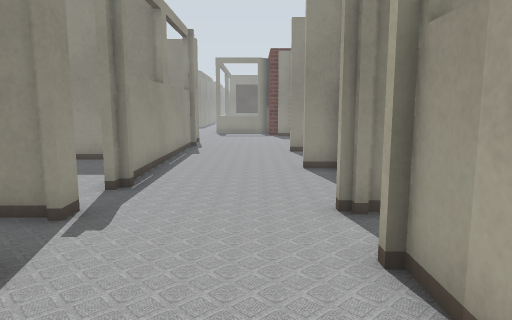
view 1 (above)

21 first-person views from a walk through a world built for the Gazebo simulator. The camera is 0.94 m above the floor, tilts 8° down and sees 70° across. Floor lines are 1 m apart. The floor is counted in squares, 0.5 m on a side. Each view is taken from the middle of a square. On the plan, view 1 faces up. The plan holds only what a view shows up to about 18 squares ahead; the rest is blank. The place goes on beyond the plan. The robots in the file are not drawn. Gazebo's built-in surfaces are drawn with simple patterns. Simple shapes stand in for some stock models. Some surface patterns are stand-ins.

view 2
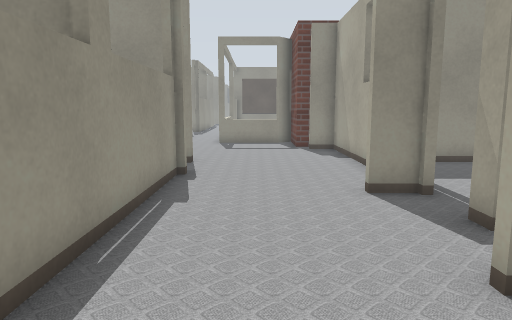

view 3
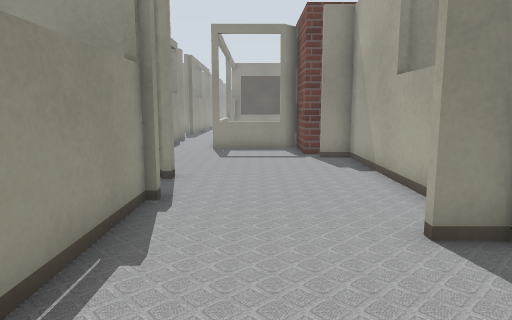

view 4
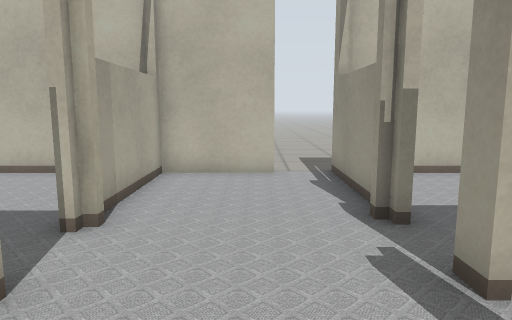

view 5
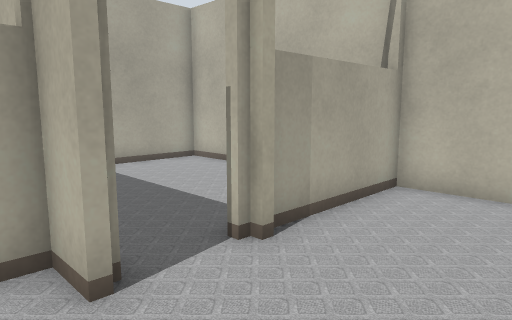

view 6
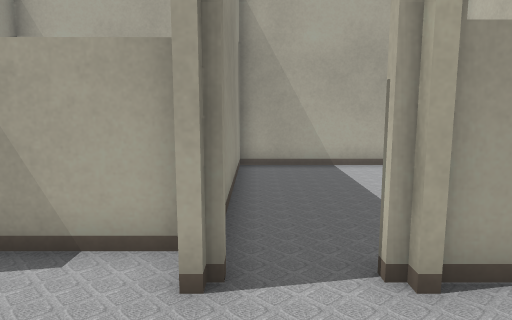

view 7
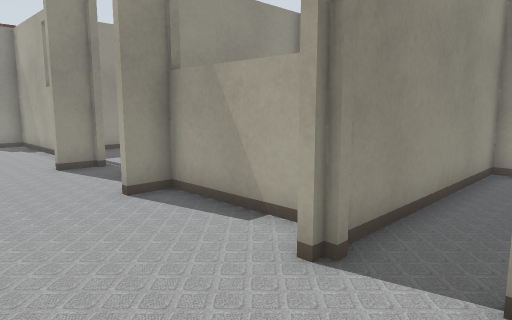

view 8
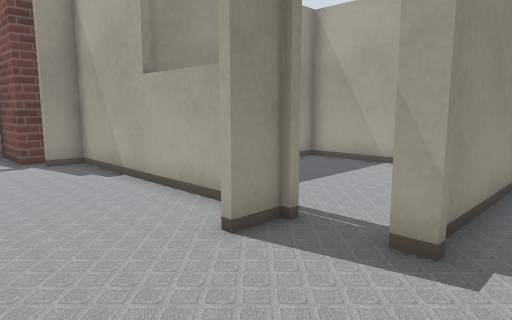

view 9
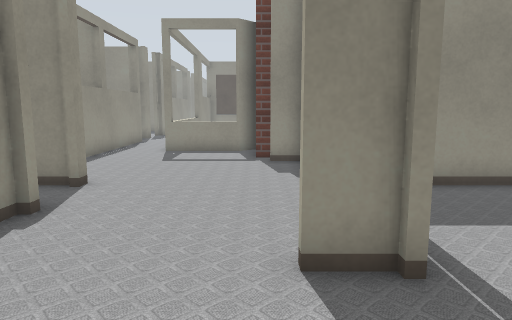

view 10
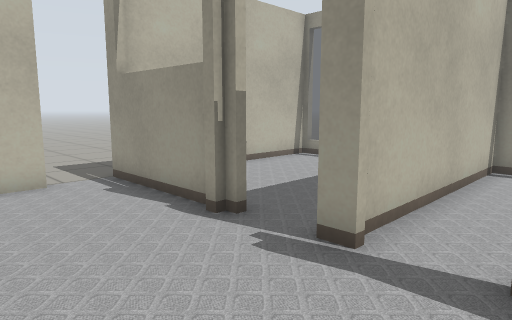

view 11
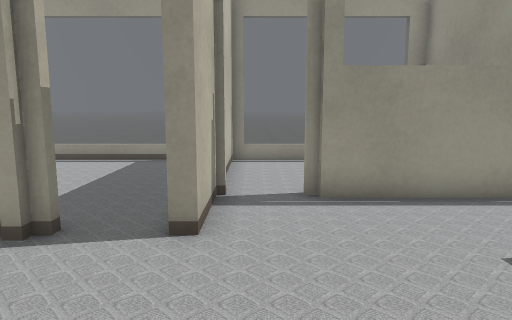

view 12
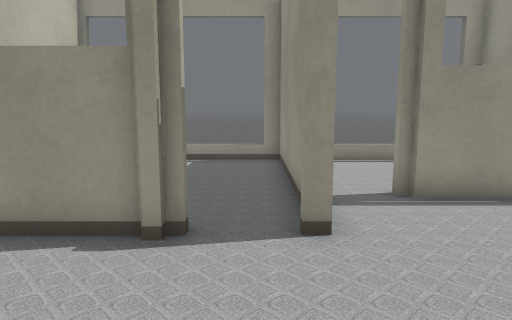

view 13
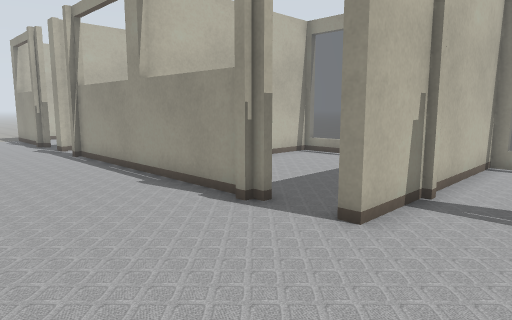

view 14
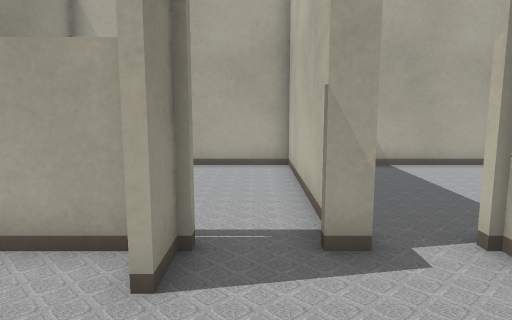

view 15
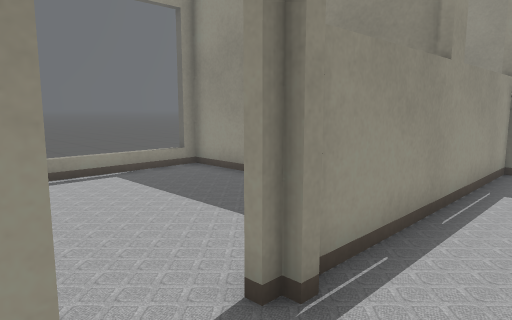

view 16
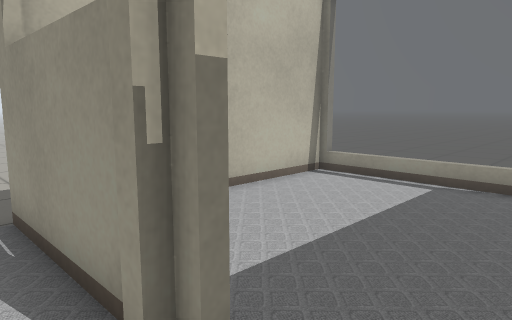

view 17
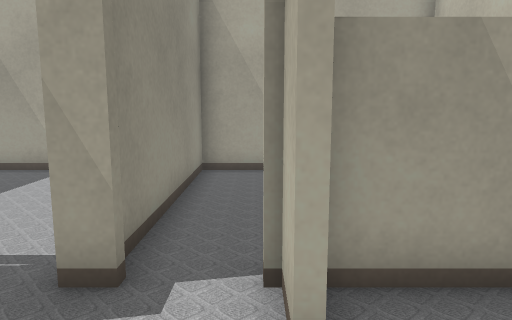

view 18
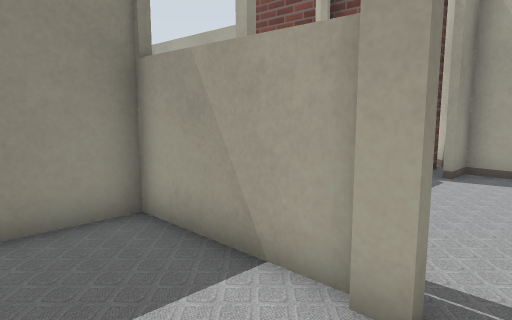

view 19
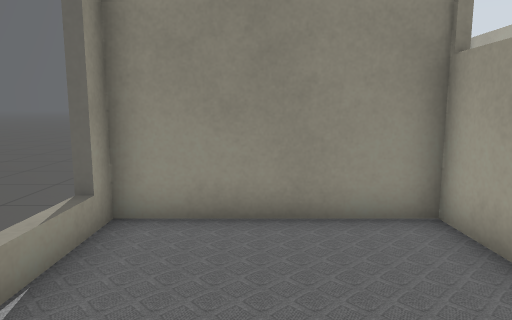

view 20
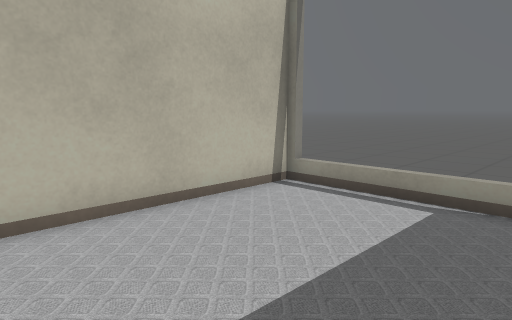

view 21
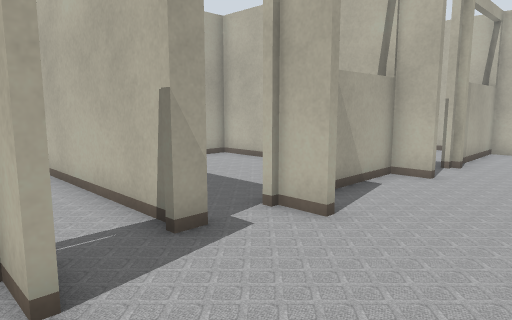

### Floor plan
Key: @ floor where view 1 was taken; # wall or solid block; . floor; = window, fence, low wall or low ledge; T thing the floor can be seen under or through; B brick block.
Columns run from 23 left of view 1 to 10 right of it. Each row starts with its distance up from view 1.
 28            #######..#==#B
 27            ==....#......B
 26            ==....#......BBB#
 25            ==....#.......###
 24            ==....#........#
 23            ==.............#
 22            ==.............#
 21            #########......########
 20            ==.............#......#
 19            ==......##.....#......#
 18      ....  ==......##.....#......#
 17 .........  ==...... #.....#......#
 16 .........  ==...... #....##......#
 15 .........  ==...... #............#
 14 .........  =#########.....########
 13  ........  =#      ##.....#      #
 12   .......  ==...... #....##      #
 11    .....   =#...... #....##      #
 10     ...    = ...... #.....#      #
  9            = ......TT.....#      #
  8              ......TT.....#      #
  7            = ......TT....###    ##
  6            #######TTT....#  ######
  5              ....................#
  4            ==......##....#.......#
  3   ......   ==...... #....#.......#
  2  .......   ==...... #....#.......#
  1  .......   ==...... #....#.......#
  0   ......   ==......##..@.#.......#
 -1    .....   ##########.############
 -2     ....           ...
 -3      ...           ...
 -4                   ....
 -5                   ....
 -6                   ....
 -7                   ....

Positions as (right, up) in squares from view 1, and headings:
1: (0, 0), facing up
2: (-1, 8), facing up
3: (-1, 11), facing up
4: (-1, 10), facing down
5: (-2, 8), facing down-right
6: (-2, 6), facing right
7: (-2, 4), facing up-right
8: (-2, 12), facing up-right
9: (1, 12), facing up
10: (1, 9), facing down-left
11: (2, 22), facing left
12: (2, 20), facing left
13: (2, 24), facing down-left
14: (-2, 15), facing right
15: (-1, 6), facing up-left
16: (-2, 6), facing down-left
17: (-1, 12), facing right
18: (-9, 22), facing up-right
19: (-9, 22), facing up
20: (-4, 20), facing down-left
21: (-2, 17), facing down-right
